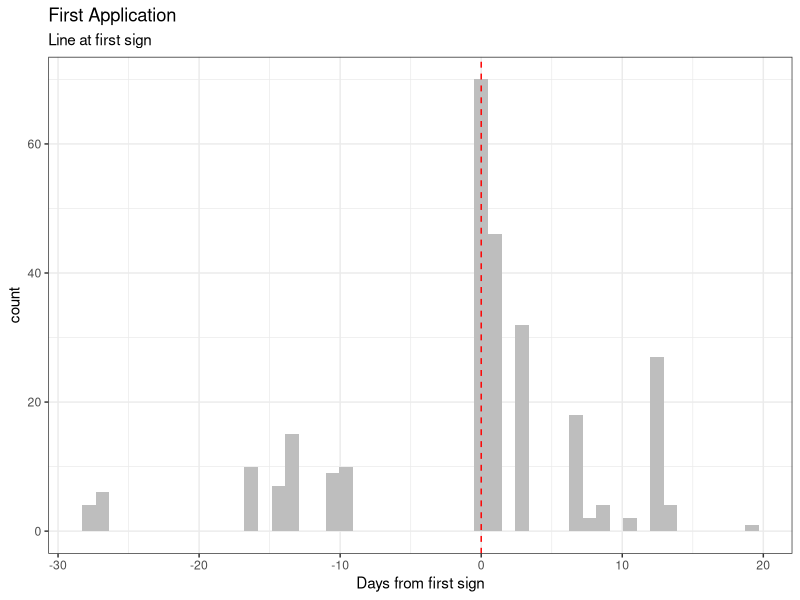
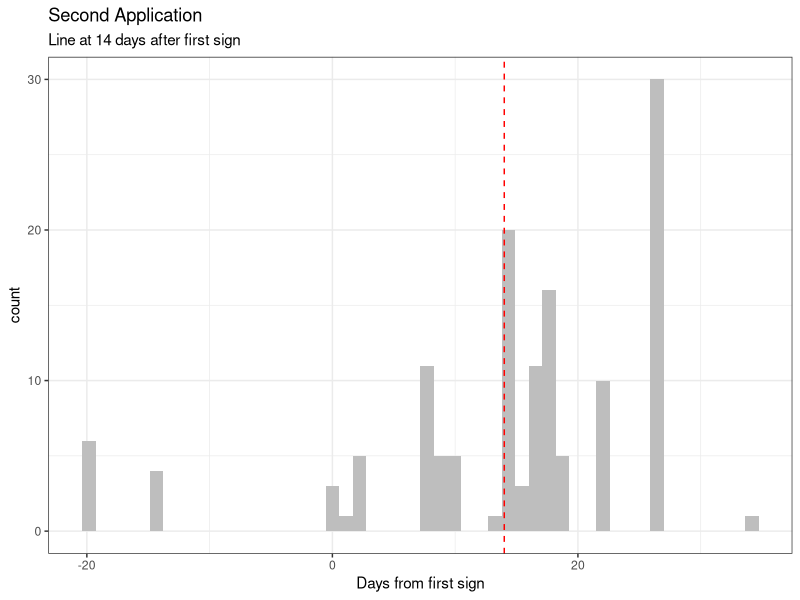
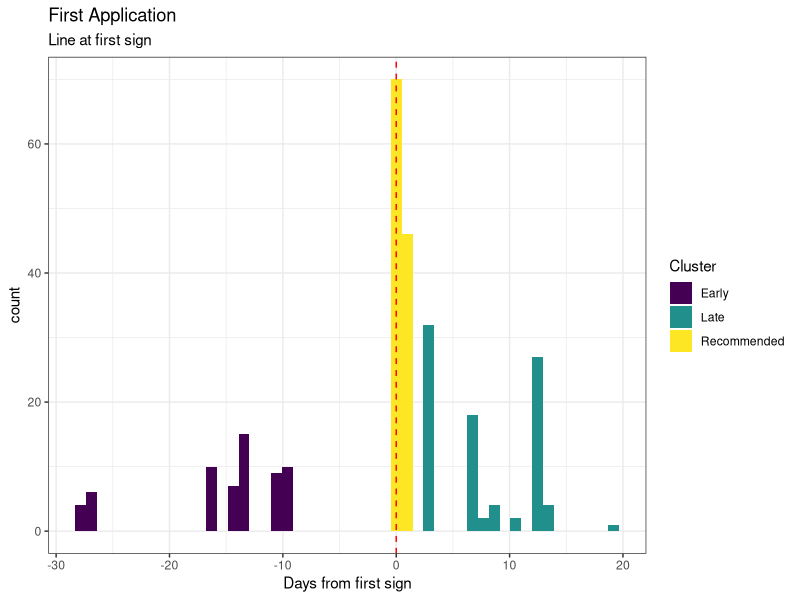
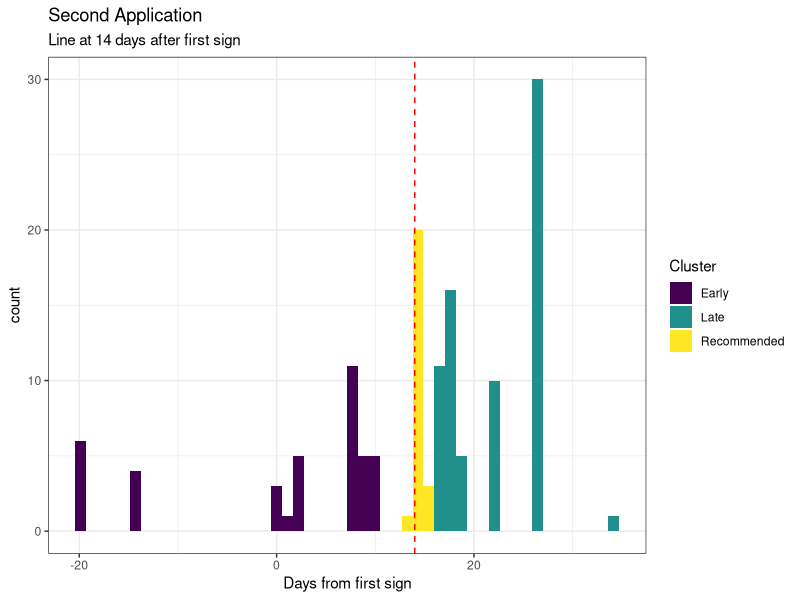

These charts were generated, in order, by the following R code:
## ---- chunk 1
knitr::opts_chunk$set(echo = TRUE)
library(tidyverse)
library(lubridate)
library(skimr)
mb <- read_csv("slim-mungbean-powdery_mildew.csv")
## ---- chunk 2
mb <-
  mb %>%
  select(-c(fungicide_application_3:fungicide_application_7)) %>%
  mutate(first_sign_disease = as.Date(first_sign_disease, format = "%d/%m/%Y")) %>%
  mutate_at(vars(starts_with("fungicide_application_")), dmy) %>%
  mutate(fungicide_timing_1 = fungicide_application_1 - first_sign_disease) %>%
  mutate(fungicide_timing_2 = fungicide_application_2 - first_sign_disease) %>%
  filter(!is.na(grain_yield.t.ha.))
## ---- chunk 3
skim(mb)
## ---- chunk 4
ggplot(filter(mb, !is.na(fungicide_timing_1)),
       aes(x = as.numeric(fungicide_timing_1))) +
  geom_histogram(bins = 50, fill = "grey") +
  geom_vline(linetype = 2,
             xintercept = 0,
             colour = "red") +
  xlab("Days from first sign") +
  ggtitle("First Application",
          subtitle = "Line at first sign") +
  theme_bw()
## ---- chunk 5
ggplot(filter(mb, !is.na(fungicide_timing_2)),
       aes(x = as.numeric(fungicide_timing_2))) +
   geom_histogram(bins = 50, fill = "grey") +
   geom_vline(linetype = 2,
              xintercept = 14,
              colour = "red") +
   xlab("Days from first sign") +
   ggtitle("Second Application",
           subtitle = "Line at 14 days after first sign") +
   theme_bw()
## ---- chunk 6
mb <-
  mb %>%
  mutate(
    cluster_1 = case_when(
      fungicide_timing_1 < 0 ~ "Early",
      fungicide_timing_1 >= 0 &
        fungicide_timing_1 < 3 ~ "Recommended",
      TRUE ~ "Late"
    )
  ) %>%
  mutate(
    cluster_2 = case_when(
      fungicide_timing_2 < 13 ~ "Early",
      fungicide_timing_2 >= 13 &
        fungicide_timing_2 < 17 ~ "Recommended",
      TRUE ~ "Late"
    )
  )
## ---- chunk 7
ggplot(filter(mb, !is.na(fungicide_timing_1)),
       aes(x = as.numeric(fungicide_timing_1))) +
  geom_histogram(bins = 50, aes(fill = cluster_1)) +
  scale_fill_viridis_d("Cluster") +
   geom_vline(linetype = 2,
              xintercept = 0,
              colour = "red") +
   xlab("Days from first sign") +
   ggtitle("First Application",
           subtitle = "Line at first sign") +
   theme_bw()
## ---- chunk 8
ggplot(filter(mb, !is.na(fungicide_timing_2)),
       aes(x = as.numeric(fungicide_timing_2))) +
  geom_histogram(bins = 50, aes(fill = cluster_2)) +
  scale_fill_viridis_d("Cluster") +
  geom_vline(linetype = 2,
             xintercept = 14,
             colour = "red") +
  xlab("Days from first sign") +
  ggtitle("Second Application",
          subtitle = "Line at 14 days after first sign") +
  theme_bw()
